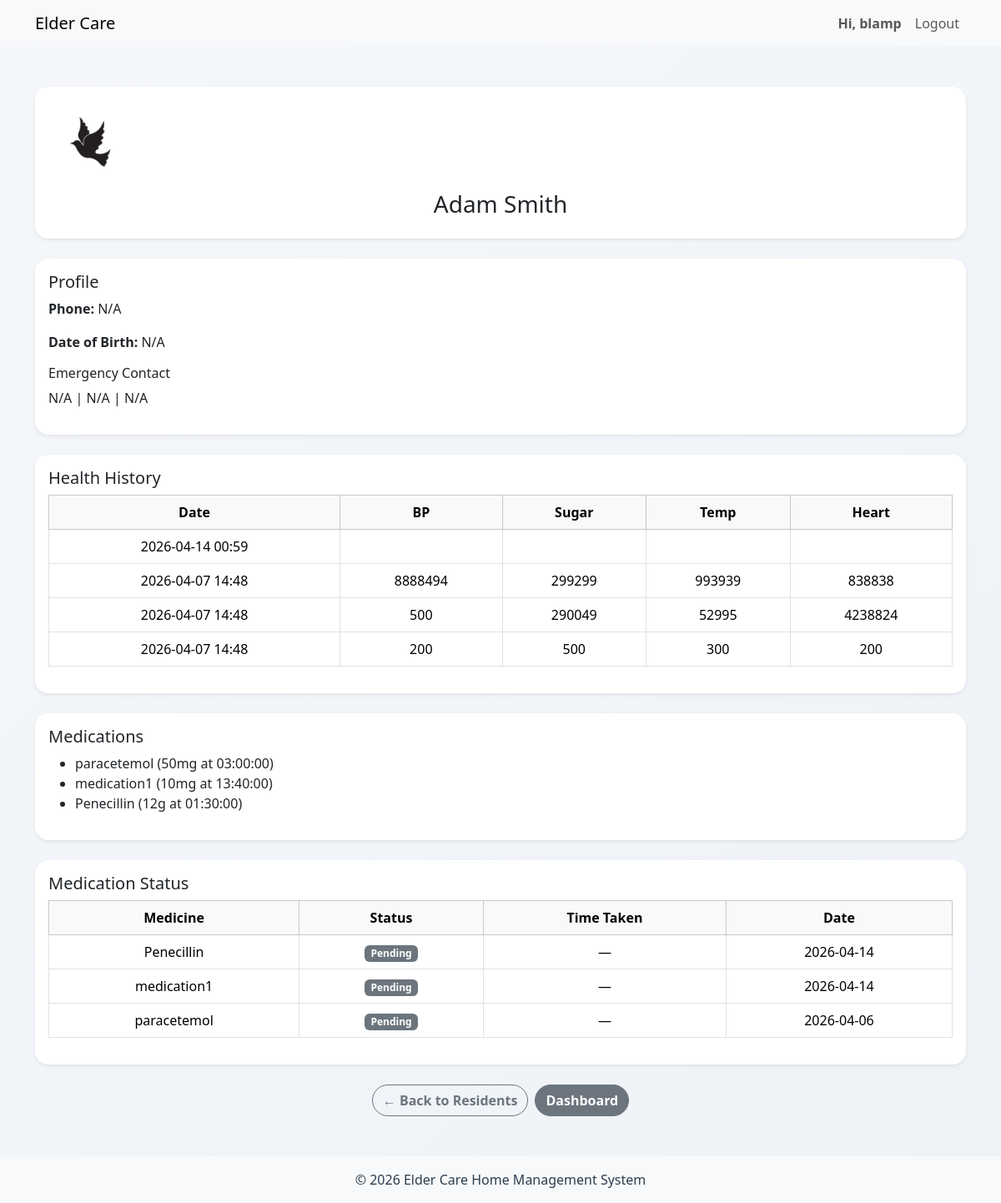
Screenshot of /caregivers/view_resident.php?sin=123456789 (signed in) with the database file from the repository.
### tables this page shows
CREATE TABLE `resident` (
  `residentSIN` varchar(9) NOT NULL,
  `user_id` int(11) NOT NULL,
  `DoB` date DEFAULT NULL,
  `phone` varchar(15) DEFAULT NULL,
  `profilePhoto` text DEFAULT NULL,
  `ECname` text DEFAULT NULL,
  `ECphone` varchar(15) DEFAULT NULL,
  `ECemail` text DEFAULT NULL,
  `fname` varchar(50) DEFAULT NULL,
  `lname` varchar(50) DEFAULT NULL
);

CREATE TABLE `healthreport` (
  `reportID` int(10) UNSIGNED NOT NULL,
  `residentSIN` varchar(9) NOT NULL,
  `empID` int(10) UNSIGNED NOT NULL,
  `heartRate` int(11) DEFAULT NULL,
  `bloodPressure` int(11) DEFAULT NULL,
  `bloodSugar` int(11) DEFAULT NULL,
  `temperature` int(11) DEFAULT NULL,
  `dateOfCreation` datetime NOT NULL DEFAULT current_timestamp(),
  `dateEdited` datetime NOT NULL DEFAULT current_timestamp() ON UPDATE current_timestamp()
);

CREATE TABLE `medication` (
  `medID` int(10) UNSIGNED NOT NULL,
  `residentSIN` varchar(9) NOT NULL,
  `empID` int(10) UNSIGNED NOT NULL,
  `medName` varchar(100) NOT NULL,
  `dose` varchar(50) NOT NULL,
  `timeScheduled` time NOT NULL,
  `dateCreated` datetime NOT NULL DEFAULT current_timestamp()
);

CREATE TABLE `medication_entry` (
  `entryID` int(10) UNSIGNED NOT NULL,
  `medID` int(10) UNSIGNED NOT NULL,
  `reportID` int(10) UNSIGNED NOT NULL,
  `status` enum('delayed','pending','missed','taken') NOT NULL DEFAULT 'pending',
  `timeTaken` time DEFAULT NULL,
  `date` date NOT NULL DEFAULT current_timestamp()
);

### caregivers/view_resident.php (the view, shortened to what this page needs)
<?php
include '../includes/header.php';
$residentSIN = $_GET['sin'];
$stmt = $conn->prepare("SELECT * FROM resident WHERE residentSIN=?");
$stmt->execute([$residentSIN]);
$resident = $stmt->fetch();
$stmt = $conn->prepare("
SELECT * FROM healthreport
WHERE residentSIN = ?
ORDER BY dateOfCreation DESC
");
$stmt->execute([$residentSIN]);
$health = $stmt->fetchAll();
$stmt = $conn->prepare("
SELECT medName, dose, timeScheduled
FROM medication
WHERE residentSIN = ?
");
$stmt->execute([$residentSIN]);
$meds = $stmt->fetchAll();
$stmt = $conn->prepare("
SELECT m.medName, me.status, me.timeTaken, me.date
FROM medication_entry me
JOIN medication m ON me.medID = m.medID
WHERE m.residentSIN = ?
ORDER BY me.date DESC
");
$stmt->execute([$residentSIN]);
$medStatus = $stmt->fetchAll();
$imgPath = null;
if (!empty($resident['profilePhoto'])) {
    $possiblePath = "../uploads/residents/" . $resident['profilePhoto'];
    if (file_exists($possiblePath)) {
        $imgPath = $possiblePath;
    }
}
?>
<div class="container mt-5">
<div class="card shadow-sm p-3 mb-4 text-center">
<?php if ($imgPath): ?>
    <img src="<?= $imgPath ?>"
         style="width:100px; height:100px; object-fit:cover; border-radius:50%;">
<?php else: ?>
    <div style="font-size:70px; color:#6c757d;">
        <i class="bi bi-person-circle"></i>
    </div>
<?php endif; ?>
<h3 class="mt-2">
    <?= htmlspecialchars($resident['fname'] . " " . $resident['lname']) ?>
</h3>
</div>
<div class="card mb-4 p-3 shadow-sm">
<h5>Profile</h5>
<p><strong>Phone:</strong> <?= htmlspecialchars($resident['phone'] ?? 'N/A') ?></p>
<p><strong>Date of Birth:</strong> <?= htmlspecialchars($resident['DoB'] ?? 'N/A') ?></p>
<h6>Emergency Contact</h6>
<p>
<?= htmlspecialchars($resident['ECname'] ?? 'N/A') ?> |
<?= htmlspecialchars($resident['ECphone'] ?? 'N/A') ?> |
<?= htmlspecialchars($resident['ECemail'] ?? 'N/A') ?>
</p>
</div>
<div class="card mb-4 p-3 shadow-sm">
<h5>Health History</h5>
<div style="max-height:300px; overflow-y:auto;">
<table class="table table-bordered text-center">
<thead class="table-light sticky-top">
<tr>
<th>Date</th>
<th>BP</th>
<th>Sugar</th>
<th>Temp</th>
<th>Heart</th>
</tr>
</thead>
<tbody>
<?php foreach($health as $h): ?>
<tr>
<td><?= date("Y-m-d H:i", strtotime($h['dateOfCreation'])) ?></td>
<td><?= $h['bloodPressure'] ?></td>
<td><?= $h['bloodSugar'] ?></td>
<td><?= $h['temperature'] ?></td>
<td><?= $h['heartRate'] ?></td>
</tr>
<?php endforeach; ?>
</tbody>
</table>
</div>
</div>
<div class="card mb-4 p-3 shadow-sm">
<h5>Medications</h5>
<?php if($meds): ?>
<ul>
<?php foreach($meds as $m): ?>
<li>
<?= htmlspecialchars($m['medName']) ?>
(<?= htmlspecialchars($m['dose']) ?> at <?= htmlspecialchars($m['timeScheduled']) ?>)
</li>
<?php endforeach; ?>
</ul>
<?php else: ?>
<p>No medications assigned</p>
<?php endif; ?>
</div>
<div class="card mb-4 p-3 shadow-sm">
<h5>Medication Status</h5>
<div style="max-height:250px; overflow-y:auto;">
<table class="table table-bordered text-center">
<thead class="table-light sticky-top">
<tr>
<th>Medicine</th>
<th>Status</th>
<th>Time Taken</th>
<th>Date</th>
</tr>
</thead>
<tbody>
<?php foreach($medStatus as $ms): ?>
<tr>
<td><?= htmlspecialchars($ms['medName']) ?></td>
<td>
<span class="badge
<?= $ms['status']=='taken'?'bg-success':
($ms['status']=='missed'?'bg-danger':
($ms['status']=='delayed'?'bg-warning':'bg-secondary')) ?>">
<?= ucfirst($ms['status']) ?>
</span>
</td>
<td><?= htmlspecialchars($ms['timeTaken'] ?? '—') ?></td>
<td><?= htmlspecialchars($ms['date']) ?></td>
</tr>
<?php endforeach; ?>
</tbody>
</table>
</div>
</div>
<div class="text-center mt-4 d-flex justify-content-center gap-2">
<a href="view_residents.php" class="btn btn-outline-secondary">
← Back to Residents
</a>
<a href="dashboard.php" class="btn btn-secondary">
Dashboard
</a>
</div>
</div>
<?php include '../includes/footer.php'; ?>

### includes/header.php (shortened to what this page needs)
<?php
$username = $_SESSION['username'] ?? '';
?>
<!doctype html>
<html lang="en">
  <head>
    <link href="https://cdn.jsdelivr.net/npm/bootstrap@5.3.8/dist/css/bootstrap.min.css" rel="stylesheet">
    <link rel="stylesheet" href="https://cdn.jsdelivr.net/npm/bootstrap-icons@1.11.1/font/bootstrap-icons.css">
    <link rel="stylesheet" href="<?= BASE_URL ?>assets/css/global.css">
    <?php if (isset($_SESSION['role'])): ?>
        <?php if ($_SESSION['role'] === 'admin'): ?>
            <link rel="stylesheet" href="<?= BASE_URL ?>assets/css/admin.css">
        <?php elseif ($_SESSION['role'] === 'family'): ?>
            <link rel="stylesheet" href="<?= BASE_URL ?>assets/css/family.css">
        <?php elseif ($_SESSION['role'] === 'resident'): ?>
            <link rel="stylesheet" href="<?= BASE_URL ?>assets/css/resident.css">
        <?php elseif ($_SESSION['role'] === 'caregiver'): ?>
            <link rel="stylesheet" href="<?= BASE_URL ?>assets/css/caregiver.css">
        <?php endif; ?>
    <?php endif; ?>
  </head>
 <body class="d-flex flex-column min-vh-100">
    <nav class="navbar navbar-expand-lg navbar-light bg-light">
    <div class="container">
        <a class="navbar-brand" href="<?= BASE_URL ?>">Elder Care</a>
        <div class="collapse navbar-collapse" id="navbarNav">
            <ul class="navbar-nav ms-auto">
                <?php if (isset($_SESSION['user_id'])): ?>
                    <li class="nav-item">
                        <a style="font-weight: bold;" class="nav-link">Hi, <?php echo htmlspecialchars($username); ?></a>
                    </li>
                    <li class="nav-item">
                        <a class="nav-link"  href="<?= BASE_URL ?>logout.php">Logout</a>
                    </li>
                <?php endif; ?>
            </ul>
        </div>
    </nav>
    <main class="flex-fill">

### includes/footer.php (shortened to what this page needs)
</main>
<footer class="bg-light text-center py-3 mt-5">
    <div class="container">
        <p class="mb-0">&copy; 2026 Elder Care Home Management System</p>
    </div>
</footer>
</body>
</html>

### assets/css/global.css (style rules this page uses)
body { background: linear-gradient(135deg, #f5f7fa, #eef2f7); font-family: "Segoe UI", Tahoma, sans-serif; color: #2c3e50; }
* { transition: all 0.2s ease; }
.card { border: none; border-radius: 16px; box-shadow: 0 10px 25px rgba(0, 0, 0, 0.06); }
.btn { border-radius: 25px !important; font-weight: 600; }

### rows the page displays
resident: profilePhoto (picture), fname+lname "Adam Smith", phone "N/A", DoB "N/A", ECname "N/A", ECphone "N/A", ECemail "N/A"
healthreport: dateOfCreation "2026-04-14 00:59"
healthreport: dateOfCreation "2026-04-07 14:48", bloodPressure "8888494", bloodSugar "299299", temperature "993939", heartRate "838838"
healthreport: dateOfCreation "2026-04-07 14:48", bloodPressure "500", bloodSugar "290049", temperature "52995", heartRate "4238824"
healthreport: dateOfCreation "2026-04-07 14:48", bloodPressure "200", bloodSugar "500", temperature "300", heartRate "200"
medication: medName "paracetemol", dose "50mg", timeScheduled "03:00:00"
medication: medName "medication1", dose "10mg", timeScheduled "13:40:00"
medication: medName "Penecillin", dose "12g", timeScheduled "01:30:00"
medication_entry: medID.medName "Penecillin", status "Pending", timeTaken "—", date "2026-04-14"
medication_entry: medID.medName "medication1", status "Pending", timeTaken "—", date "2026-04-14"
medication_entry: medID.medName "paracetemol", status "Pending", timeTaken "—", date "2026-04-06"

### other values shown
$username "blamp"
